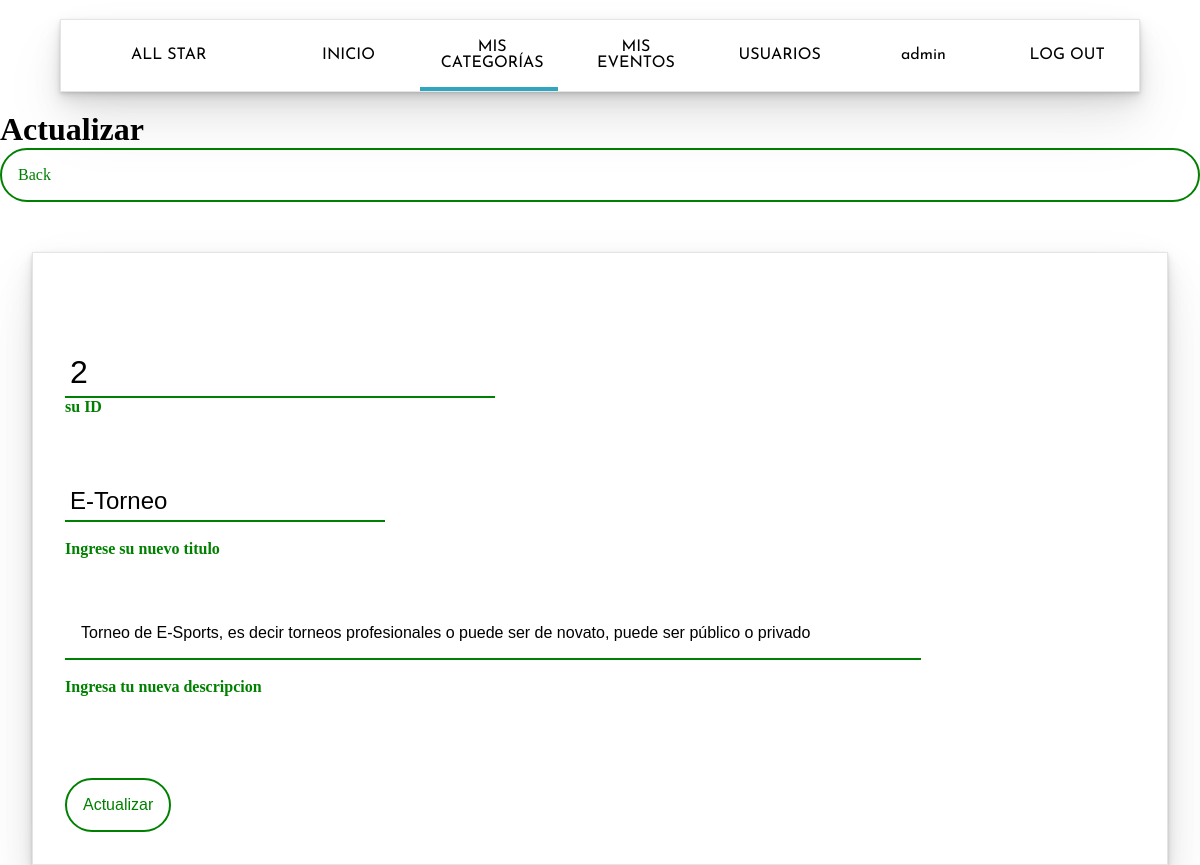
The app's page /categoria/update.php?id=2 (signed in) with its own data.
### tables this page shows
CREATE TABLE IF NOT EXISTS `categoria` (
  `idCategoria` int(11) NOT NULL AUTO_INCREMENT,
  `Titulo` varchar(50) NOT NULL,
  `Descripcion` text NOT NULL,
  PRIMARY KEY (`idCategoria`)
);

### categoria/update.php (the view, shortened to what this page needs)
<?php
require_once('../vista/menu_vista.php');
?>
<!DOCTYPE html>
<html lang="es">
<head>
    <link rel="stylesheet" href="../css/menu.style.css">
    <link rel="stylesheet" href="css/dashboard.css">
    <link rel="stylesheet" href="css/update.css">
</head>
<body>
<div class="content">
	<div class="row">
		<div class="col-md-12">
			<div class="row">
				<div class="col-offset-2 col-md-8">
					<h1>Actualizar</h1>
				</div>
			</div>
		</div>
	</div>
	<div class="row">
		<div class="col-offset-2 col-md-8">
			<div class="row">
				<div class="col-md-offset-2 col-md-8">
					<a href="index.php" class="btn btn-default">Back</a>
				</div>
			</div>
		</div>
	</div>
    <div class="row">
        <div class="col-md-offset-2 col-md-8">
        <form action="update.php" class="form" method="POST">
<?php
if (!empty($_GET)) {
$cn =  Database::connect();
$cn->setAttribute(PDO::ATTR_ERRMODE,PDO::ERRMODE_EXCEPTION);
$query = $cn->prepare("SELECT * FROM categoria where idCategoria = ?");
$query->execute(array($_GET['id']));
$data = $query->fetch(PDO::FETCH_ASSOC);
echo '
<div>
	<div>
		<input type="text" value="'.$data["idCategoria"].'" class="form__field" readonly="readonly" name="idCategoria">
        <br><label for="-">su ID</label><br>
	</div>
	<div>
		<input type="text" value="'.$data["Titulo"].'" class="titu" placeholder="Nombre cuenta" name="Titulo">
        <br><label for="-">Ingrese su nuevo titulo</label><br>
	</div>
	<div>
		<input type="textarea" value="'.$data["Descripcion"].'" cols="30" rows="20" class="descrip" placeholder="Descripcion"  name="Descripcion">
        <br><label for="-">Ingresa tu nueva descripcion</label><br>
    </div>
</div>
';
}
?>
		<div>
			<input type="submit" class="btn" value="Actualizar">
		</div>
	    </form>
        </div>
    </div>
</div>
</body>
</html>

### css/menu.style.css (style rules this page uses)
* { padding: 0; margin: 0; box-sizing: border-box; }
a { color: inherit; font-style: normal; text-decoration: none; }

### categoria/css/dashboard.css (style rules this page uses)
* { padding: 0; margin: 0; }
body { background-color: white; }

### categoria/css/update.css (style rules this page uses)
.form { margin-top: 50px; margin-left: 2em; margin-right: 2em; padding: 2em; display: flex; flex-direction: column; gap: 2em; border: solid 1px rgba(128, 128, 128, 0.205); box-shadow: rgba(0, 0, 0, 0.07) 0px 1px 2px, rgba(0, 0, 0, 0.07) 0px 2px 4px, rgba(0, 0, 0, 0.07) 0px 4px 8px, rgba(0, 0, 0, 0.07) 0px 8px 16px, rgba(0, 0, 0, 0.07) 0px 16px 32px, rgba(0, 0, 0, 0.07) 0px 32px 64px; }
.titu { display: flex; flex-direction: row; gap: 1em; align-items: flex-end; font-size: 1.5em; border: none; outline: none; border-bottom: 2px solid green; }
.descrip { display: flex; flex-direction: row; gap: 1em; align-items: flex-end; font-size: 1em; border: none; outline: none; border-bottom: 2px solid green; padding: 1em; resize: none; width: 80%; }
input { font-size: 2em; border: none; outline: none; border-bottom: 2px solid green; margin-top: 2em; padding: 5px; }
.btn { display: flex; padding: 1em; border: none; font-size: 1em; border-radius: 5em; cursor: pointer; color: green; background-color: white; border: green solid 2px; position: relative; }
label { color: green; font-weight: bold; display: block; }

### records on screen
categoria: idCategoria "2", Titulo "E-Torneo", Descripcion "Torneo de E-Sports, es decir torneos profesionales o puede ser de novato, puede ser público o privado"

### other values on screen
$opcion "INICIO"
$opcion "MIS CATEGORÍAS"
$opcion "MIS EVENTOS"
$opcion "USUARIOS"
$opcion "admin"
$opcion "LOG OUT"
